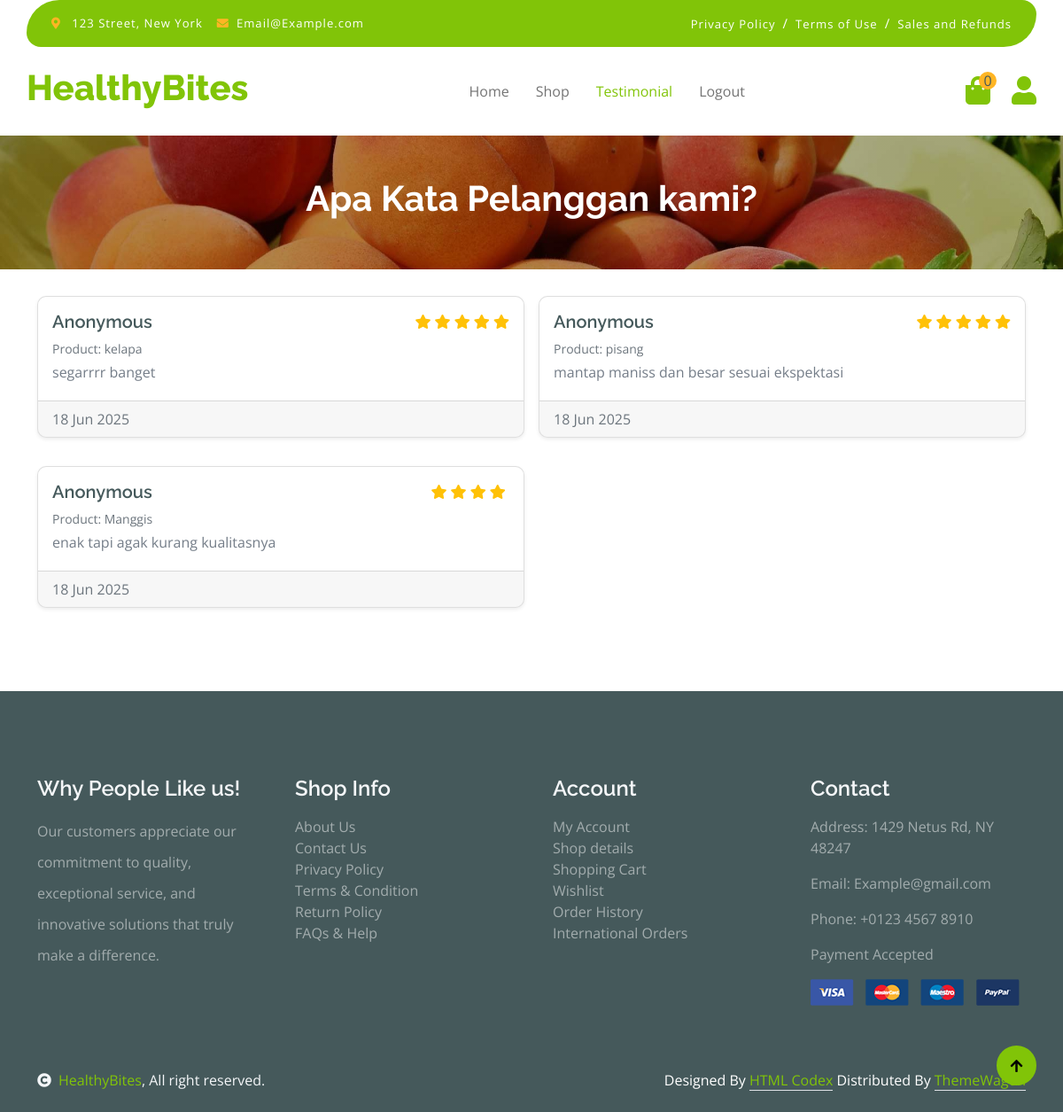
The app's page /testimoni.php with its own data.
### tables this page shows
CREATE TABLE `testimonials` (
  `id` int(11) NOT NULL,
  `user_id` int(11) NOT NULL,
  `product_id` int(11) NOT NULL,
  `order_id` int(11) NOT NULL,
  `rating` int(11) NOT NULL,
  `comment` text NOT NULL,
  `created_at` timestamp NOT NULL DEFAULT current_timestamp()
);

CREATE TABLE `product` (
  `id` int(11) NOT NULL,
  `namaProduct` varchar(50) NOT NULL,
  `Product` varchar(100) NOT NULL,
  `harga` decimal(15,2) NOT NULL,
  `jumlah` int(11) NOT NULL,
  `deskripsi` text NOT NULL,
  `image` varchar(255) NOT NULL
);

### testimoni.php (the view, shortened to what this page needs)
<?php
include 'config.php';
?>
<!DOCTYPE html>
<html lang="en">
<head>
    <link rel="stylesheet" href="https://use.fontawesome.com/releases/v5.15.4/css/all.css"/>
    <link href="https://cdn.jsdelivr.net/npm/bootstrap-icons@1.4.1/font/bootstrap-icons.css" rel="stylesheet">
    <link href="lib/lightbox/css/lightbox.min.css" rel="stylesheet">
    <link href="lib/owlcarousel/assets/owl.carousel.min.css" rel="stylesheet">
    <link href="css/bootstrap.min.css" rel="stylesheet">
    <link href="css/style.css" rel="stylesheet">
</head>
<body>
<div class="container-fluid fixed-top">
    <div class="container topbar bg-primary d-none d-lg-block">
        <div class="d-flex justify-content-between">
            <div class="top-info ps-2">
                <small class="me-3"><i class="fas fa-map-marker-alt me-2 text-secondary"></i> <a href="#" class="text-white">123 Street, New York</a></small>
                <small class="me-3"><i class="fas fa-envelope me-2 text-secondary"></i><a href="#" class="text-white">Email@Example.com</a></small>
            </div>
            <div class="top-link pe-2">
                <a href="#" class="text-white"><small class="text-white mx-2">Privacy Policy</small>/</a>
                <a href="#" class="text-white"><small class="text-white mx-2">Terms of Use</small>/</a>
                <a href="#" class="text-white"><small class="text-white ms-2">Sales and Refunds</small></a>
            </div>
        </div>
    </div>
    <div class="container px-0">
        <nav class="navbar navbar-light bg-white navbar-expand-xl">
            <a href="index.php" class="navbar-brand"><h1 class="text-primary display-6">HealthyBites</h1></a>
            <div class="collapse navbar-collapse bg-white" id="navbarCollapse">
                <div class="navbar-nav mx-auto">
                    <a href="index.php" class="nav-item nav-link active">Home</a>
                    <a href="shop.php" class="nav-item nav-link">Shop</a>
                    <a href="testimoni.php" class="nav-item nav-link">Testimonial</a>
                    <a href="login.php"class="nav-item nav-link">Logout</a>
                </div>
                <div class="d-flex m-3 me-0">
                    <a href="cart.php" class="position-relative me-4 my-auto">
                        <i class="fa fa-shopping-bag fa-2x"></i>
                        <span class="position-absolute bg-secondary rounded-circle d-flex align-items-center justify-content-center text-dark px-1" style="top: -5px; left: 15px; height: 20px; min-width: 20px;">
                            <?php echo $_SESSION['cart_count'] ?? 0; ?>
                        </span>
                    </a>
                    <a href="Profiles.php" class="my-auto">
                        <i class="fas fa-user fa-2x"></i>
                    </a>
                </div>
            </div>
        </nav>
    </div>
</div>
    <div class="container-fluid page-header py-5">
        <h1 class="text-center text-white display-6" style="font-style: normal; font-weight: 700;">
            <?php
            if(!empty($search_query)) {
                echo "Search Results for: \"" . htmlspecialchars($search_query) . "\"";
            } else {
                echo "Apa Kata Pelanggan kami?";
            }
            ?>
        </h1>
    </div>
    <div class="container-fluid testimonial" style="padding-top: 30px; padding-bottom: 30px;">
        <div class="container">
            <div class="row g-3">
                <?php
                $testimoni_query = "SELECT t.*, p.namaProduct as product_name
                                   FROM testimonials t
                                   JOIN product p ON t.product_id = p.id
                                   ORDER BY t.created_at DESC";
                $testimoni_result = $conn->query($testimoni_query);
                if ($testimoni_result && $testimoni_result->num_rows > 0):
                    while ($row = $testimoni_result->fetch_assoc()): ?>
                        <div class="col-md-6 mb-3">
                            <div class="card shadow-sm h-100">
                                <div class="card-body p-3">
                                    <div class="d-flex justify-content-between align-items-start mb-2">
                                        <h5 class="card-title mb-0"><?= htmlspecialchars($row['name'] ?? 'Anonymous') ?></h5>
                                        <div class="rating">
                                            <?php for ($i = 1; $i <= 5; $i++): ?>
                                                <i class="fas fa-star<?= $i > $row['rating'] ? '-empty' : '' ?> text-warning"></i>
                                            <?php endfor; ?>
                                        </div>
                                    </div>
                                    <p class="text-muted small mb-1">Product: <?= htmlspecialchars($row['product_name']) ?></p>
                                    <p class="card-text mb-1"><?= nl2br(htmlspecialchars($row['comment'])) ?></p>
                                </div>
                                <div class="card-footer text-muted py-2 px-3">
                                    <?= date('d M Y', strtotime($row['created_at'])) ?>
                                </div>
                            </div>
                        </div>
                    <?php endwhile;
                else: ?>
                    <div class="col-12">
                        <div class="alert alert-info">No testimonials available yet.</div>
                    </div>
                <?php endif; ?>
            </div>
        </div>
    </div>
    <div class="container-fluid bg-dark text-white-50 footer pt-5 mt-5">
        <div class="container py-5">
            <div class="row g-5">
                <div class="col-lg-3 col-md-6">
                    <div class="footer-item">
                        <h4 class="text-light mb-3">Why People Like us!</h4>
                        <p class="mb-4">Our customers appreciate our commitment to quality, exceptional service, and innovative solutions that truly make a difference.</p>
                    </div>
                </div>
                <div class="col-lg-3 col-md-6">
                    <div class="d-flex flex-column text-start footer-item">
                        <h4 class="text-light mb-3">Shop Info</h4>
                        <a >About Us</a>
                        <a >Contact Us</a>
                        <a >Privacy Policy</a>
                        <a >Terms & Condition</a>
                        <a >Return Policy</a>
                        <a >FAQs & Help</a>
                    </div>
                </div>
                <div class="col-lg-3 col-md-6">
                    <div class="d-flex flex-column text-start footer-item">
                        <h4 class="text-light mb-3">Account</h4>
                        <a >My Account</a>
                        <a >Shop details</a>
                        <a >Shopping Cart</a>
                        <a >Wishlist</a>
                        <a >Order History</a>
                        <a >International Orders</a>
                    </div>
                </div>
                <div class="col-lg-3 col-md-6">
                    <div class="footer-item">
                        <h4 class="text-light mb-3">Contact</h4>
                        <p>Address: 1429 Netus Rd, NY 48247</p>
                        <p>Email: Example@gmail.com</p>
                        <p>Phone: +0123 4567 8910</p>
                        <p>Payment Accepted</p>
                        <img src="img/payment.png" class="img-fluid" alt="">
                    </div>
                </div>
            </div>
        </div>
    </div>
    <div class="container-fluid copyright bg-dark py-4">
        <div class="container">
            <div class="row">
                <div class="col-md-6 text-center text-md-start mb-3 mb-md-0">
                    <span class="text-light"><a href="#"><i class="fas fa-copyright text-light me-2"></i>HealthyBites</a>, All right reserved.</span>
                </div>
                <div class="col-md-6 my-auto text-center text-md-end text-white">
                    Designed By <a class="border-bottom" href="https://htmlcodex.com">HTML Codex</a> Distributed By <a class="border-bottom" href="https://themewagon.com">ThemeWagon</a>
                </div>
            </div>
        </div>
    </div>
    <a href="#" class="btn btn-primary border-3 border-primary rounded-circle back-to-top"><i class="fa fa-arrow-up"></i></a>
</body>
</html>

### css/style.css (style rules this page uses)
.back-to-top { position: fixed; right: 30px; bottom: 30px; display: flex; width: 45px; height: 45px; align-items: center; justify-content: center; transition: 0.5s; z-index: 99; }
.btn { font-weight: 600; transition: .5s; }
.fixed-top { transition: 0.5s; background: var(--bs-white); border: 0; }
.topbar { padding: 20px; border-radius: 230px 100px; }
.topbar .top-info { font-size: 15px; line-height: 0; letter-spacing: 1px; display: flex; align-items: center; }
.topbar .top-link { font-size: 15px; line-height: 0; letter-spacing: 1px; display: flex; align-items: center; }
.topbar .top-link a { letter-spacing: 1px; }
.navbar .navbar-nav .nav-link { padding: 10px 15px; font-size: 16px; transition: .5s; }
.navbar { height: 100px; border-bottom: 1px solid rgba(255, 255, 255, .1); }
.navbar .navbar-nav .nav-link:hover, .navbar .navbar-nav .nav-link.active, .fixed-top.bg-white .navbar .navbar-nav .nav-link:hover, .fixed-top.bg-white .navbar .navbar-nav .nav-link.active { color: var(--bs-primary); }
.page-header { position: relative; background: linear-gradient(rgba(0, 0, 0, 0.3), rgba(0, 0, 0, 0.3)), url(../img/cart-page-header-img.jpg); background-position: center center; background-repeat: no-repeat; background-size: cover; }
@media (min-width: 992px) { .hero-header, .page-header { margin-top: 152px !important; } }
.footer .footer-item p.mb-4 { line-height: 35px; }

### records on screen
testimonials: name "Anonymous", rating 5 (drawn), product.namaProduct "kelapa", comment "segarrrr banget", created_at "18 Jun 2025"
testimonials: name "Anonymous", rating 5 (drawn), product.namaProduct "pisang", comment "mantap maniss dan besar sesuai ekspektasi", created_at "18 Jun 2025"
testimonials: name "Anonymous", rating 4 (drawn), product.namaProduct "Manggis", comment "enak tapi agak kurang kualitasnya", created_at "18 Jun 2025"

### other values on screen
$_SESSION['cart_count'] "0"
